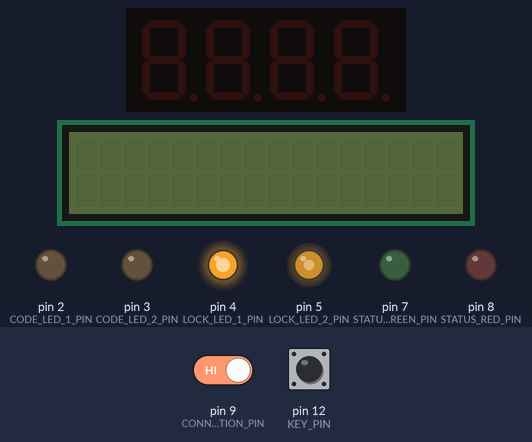
Simulated run of this sketch. Board: Arduino Mega 2560, built with avr-gcc and run on an emulated ATmega2560. On the bench: 4-digit seven-segment display, 16×2 character LCD, output pins drawn as LEDs (lit = HIGH). Dashed ring = blinking. The inputs (shaded band) are chosen by the test bench; at power-on: pin 12 (KEY_PIN) HIGH, pin 9 (CONNECTION_PIN) HIGH.

Above: at 1.3 s.
1.4 s: pin 12 (KEY_PIN) pulled LOW for 0.15 s
At 1.88 s:
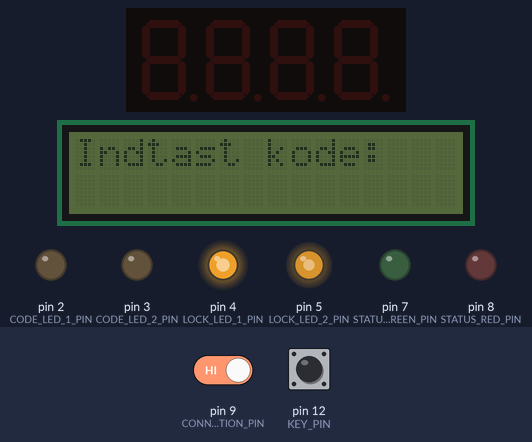
2.1 s: pin 12 (KEY_PIN) pulled LOW for 3.2 s
At 2.81 s:
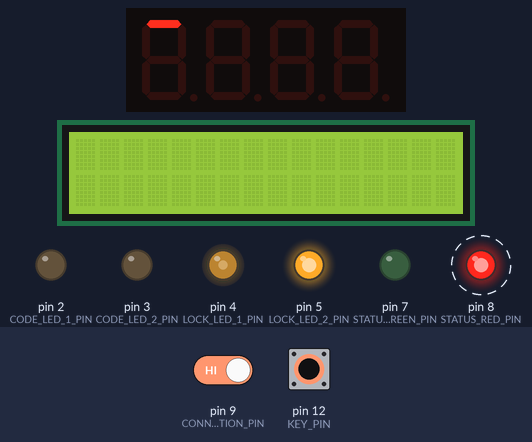
5.9 s: pin 12 (KEY_PIN) pulled LOW for 0.15 s
At 6.27 s:
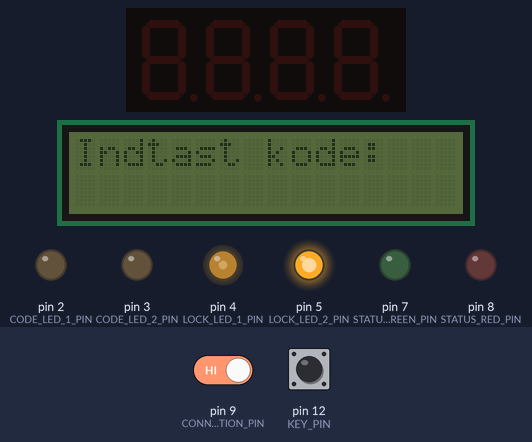
6.6 s: pin 12 (KEY_PIN) pulled LOW for 1 s
At 7.5 s:
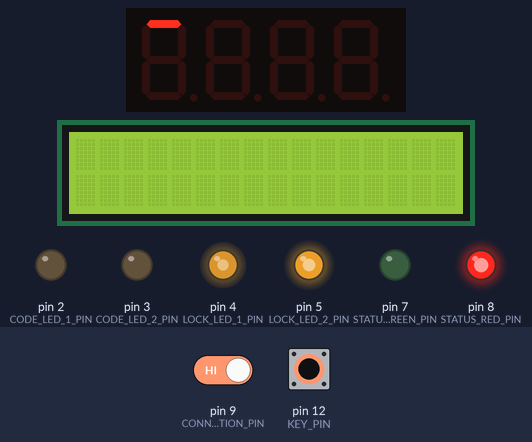
8.2 s: pin 9 (CONNECTION_PIN) driven LOW and pin 12 (KEY_PIN) driven LOW
At 9.63 s:
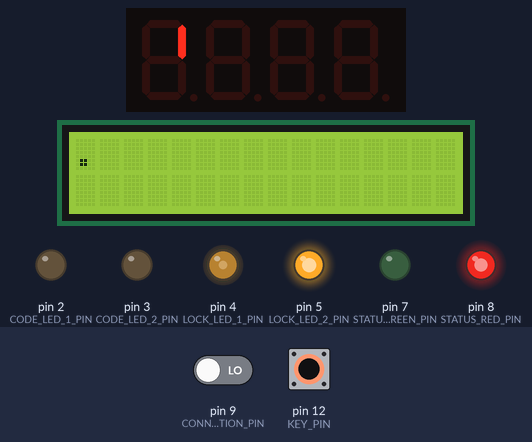
10.6 s: pin 9 (CONNECTION_PIN) driven HIGH
Timing chart, 0 to 22.6 s (numbered marks = the images above; inputs shaded):
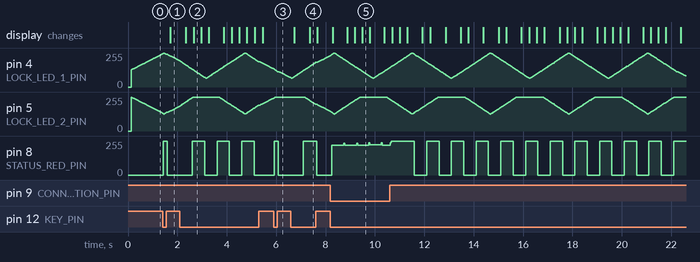

The sketch:

Messagefortress.ino
```cpp
/**
 * Message Fortress - Escaperoom Krypterings Device
 * Simpel .ino fil der kun initialiserer og kører hovedklassen
 */

#include "MessageFortress.h"

// Hovedsystem objekt
MessageFortress fortress;

void setup() {
    fortress.begin();
}

void loop() {
    fortress.update();
}
```

AccessControl.h
```cpp
#ifndef ACCESSCONTROL_H
#define ACCESSCONTROL_H

#include "DisplayManager.h"
#include "KeypadManager.h"
#include <Arduino.h>

/**
 * AccessControl klasse
 * Håndterer adgangskode funktionalitet før adgang til hovedsystem
 */
class AccessControl {
private:
    DisplayManager& display;
    KeypadManager& keypad;
    String currentInput;
    bool accessGranted;
    bool showingError;
    unsigned long errorStartTime;

public:
    AccessControl(DisplayManager& disp, KeypadManager& key);
    void begin();
    void handleInput(char key);
    void update();
    bool isAccessGranted();
    void showPrompt();
};

#endif
```

Box_Status.h
```cpp
#ifndef BOX_STATUS_H
#define BOX_STATUS_H

#include <Arduino.h>

class Box_Status {
public:
    enum State {
        NOT_CONNECTED,
        LOCKED,
        UNLOCKED
    };

    Box_Status(uint8_t redPin, uint8_t greenPin, uint8_t connPin);

    void begin();
    void setState(State newState);
    State getStatus() const;    // Ny funktion
    void update();
    void setLocked(bool locked);
    void setDisplayEnabled(bool enabled);

private:
    uint8_t _redPin;
    uint8_t _greenPin;
    uint8_t _connPin;

    State _currentState;
    State _lastKnownState;      // Husk sidste locked/unlocked tilstand
    unsigned long _lastBlinkTime;
    bool _redLedState;
    bool _displayEnabled;

    bool isConnected();
    void applyState();
};

#endif
```

CodeDisplay.h
```cpp
#ifndef CODE_DISPLAY_H
#define CODE_DISPLAY_H

#include <Arduino.h>
#include <TM1637Display.h>

class CodeDisplay {
public:
  enum DisplayState {
    OFF,      // Slukket - blanke segmenter, brightness 0
    STARTUP,  // Startup animation kører
    ON        // Tændt - viser koder
  };

private:
    int _btn1, _btn2, _btn3, _btn4, _btn5, _btn6, _btn7, _btn8;
    int _clk, _dio;
    TM1637Display _display;
    DisplayState _state;
    int _startupCount;
    unsigned long _lastStartupTime;

    int readInputs();
    int getCode();
    void updateStartup();
    void startStartup();

public:
    CodeDisplay(int btn1, int btn2, int btn3, int btn4, int btn5, int btn6, int btn7, int btn8, int clk, int dio);
    void begin();
    void update();
    void setState(DisplayState newState);
    DisplayState getState();
};

#endif
```

DisplayManager.h
```cpp
#ifndef DISPLAY_MANAGER_H
#define DISPLAY_MANAGER_H

#include <LiquidCrystal_I2C.h>
#include <Arduino.h>

class DisplayManager {
public:
  enum DisplayState {
    OFF,      // Slukket - ingen backlight
    STARTUP,  // Startup animation kører
    ON        // Tændt - normal drift
  };

private:
  LiquidCrystal_I2C lcd;
  DisplayState _state;
  int _startupCount;
  unsigned long _lastStartupTime;
public:
  DisplayManager();
  void begin();
  void showLines(String line1, String line2, int selectedIndex);
  void showQuestion(const String &question);
  void printInput(const String &input);
  void clearLastChar(int pos);
  void clear();
  void setState(DisplayState newState);
  DisplayState getState();
  void updateStartup();
};

#endif
```

FormManager.h
```cpp
#ifndef FORM_MANAGER_H
#define FORM_MANAGER_H

#include "DisplayManager.h"
#include "KeypadManager.h"
#include <Arduino.h>

class FormManager {
private:
  DisplayManager &display;
  KeypadManager &keypad;

  String lines[10];
  String questions[10];
  String correctAnswers[10];

  int selectedLine;
  int topLine;

  void editLine(int index);
public:
  FormManager(DisplayManager &disp, KeypadManager &keys);
  void show();
  void handleInput(char key);
  bool allCodesSolved();
};

#endif
```

LED.h
```cpp
#ifndef LED_H
#define LED_H

class LED {
private:
    int pin;
public:
    LED(int p);
    void setBrightness(int value);
};

#endif
```

LockSystem.h
```cpp
#ifndef LOCKSYSTEM_H
#define LOCKSYSTEM_H

#include "LED.h"
#include "Box_Status.h"
#include "CodeDisplay.h"

class FormManager;

class LockSystem {
private:
    LED codeLED1;
    LED codeLED2;
    LED lockLED1;
    LED lockLED2;
    Box_Status status;
    CodeDisplay display;
    bool locked;
    bool key_switch;
    bool connected;
    unsigned long lastUpdate;
    int fadeDelay;
    int brightness1;
    int brightness2;
    int fadeStep;
    int direction; // 1 = stigende, -1 = faldende
    int keyPin;
    FormManager* formManager;
public:
    LockSystem(int c1, int c2, int l1, int l2, int redPin, int greenPin,  int keyPin, int connPin, int btn1, int btn2, int btn3, int btn4, int btn5, int btn6, int btn7, int btn8, int clk, int dio);
    void setFormManager(FormManager* fm);
    void setLocked(bool state);
    void update();
    CodeDisplay& getCodeDisplay();
    bool isUnlocked();
    void setDisplayEnabled(bool enabled);
};

#endif
```

MessageFortress.h
```cpp
#ifndef MESSAGEFORTRESS_H
#define MESSAGEFORTRESS_H

#include "LockSystem.h"
#include "DisplayManager.h"
#include "KeypadManager.h"
#include "FormManager.h"
#include "AccessControl.h"

/**
 * MessageFortress hovedklasse
 * Indkapsler alle subsystemer og forenkler interface
 */
class MessageFortress {
private:
    DisplayManager display;
    KeypadManager keypad;
    FormManager form;
    AccessControl accessControl;
    LockSystem lockSys;
    bool isLocked;
    bool displayEnabled;
    int keyPin;

public:
    MessageFortress();
    void begin();
    void update();
    void updateDisplayState();
};

#endif
```

config.h
```cpp
#ifndef CONFIG_H
#define CONFIG_H

/**
 * CONFIG.H - Konfigurationsfil for Message Fortress
 *
 * Indeholder alle pin definitioner, timing konstanter og
 * system konfigurationer for escaperoom krypterings-devicen.
 */

// ===== PIN DEFINITIONER =====

// LED pins (PWM pins anbefales)
#define CODE_LED_1_PIN      2
#define CODE_LED_2_PIN      3
#define LOCK_LED_1_PIN      4
#define LOCK_LED_2_PIN      5

// Status LED pins
#define STATUS_RED_PIN      8
#define STATUS_GREEN_PIN    7
#define KEY_PIN             12
#define CONNECTION_PIN      9

// Button pins (8 knapper)
#define BUTTON_1_PIN        42
#define BUTTON_2_PIN        43
#define BUTTON_3_PIN        44
#define BUTTON_4_PIN        45
#define BUTTON_5_PIN        46
#define BUTTON_6_PIN        47
#define BUTTON_7_PIN        48
#define BUTTON_8_PIN        49

// Display pins (TM1637)
#define DISPLAY_CLK_PIN     10
#define DISPLAY_DIO_PIN     11

// ===== TIMING KONSTANTER =====
#define SWITCH_DELAY        5000    // Skift mellem låst/kode visning (ms)
#define FADE_DELAY          15      // LED fade hastighed (ms)
#define BLINK_INTERVAL      500     // Status LED blink interval (ms)

// ===== STARTUP ANIMATION TIMING =====
#define LCD_STARTUP_DELAY   750     // LCD startup animation interval (ms)
#define CODE_STARTUP_DELAY  500     // CodeDisplay startup animation interval (ms)

// ===== LED FADE INDSTILLINGER =====
#define BRIGHTNESS_MIN      64      // Minimum lysstyrke
#define BRIGHTNESS_MAX      255     // Maximum lysstyrke
#define FADE_STEP           2       // Fade step størrelse

// ===== DISPLAY INDSTILLINGER =====
#define DISPLAY_BRIGHTNESS  0x0f    // Display lysstyrke (0x00-0x0f)

// ===== ADGANGSKODE =====
#define ACCESS_CODE         "324373"  // Adgangskode til hovedsystem

#endif
```

KeypadManager.h
```cpp
#ifndef KEYPAD_MANAGER_H
#define KEYPAD_MANAGER_H

#include <Keypad.h>
#include <Arduino.h>

class KeypadManager {
private:
  static const byte ROWS = 4;
  static const byte COLS = 4;
  char keys[ROWS][COLS];
  byte colPins[COLS];
  byte rowPins[ROWS];
  Keypad keypad;
public:
  KeypadManager();
  char getKey();
};

#endif
```

Measured:
- after the input at 1.4 s, pin 8 (STATUS_RED_PIN): 0/255 → 255/255 at once, → 0/255 0.17 s later; the display: changes after 0.32 s (image 1)
- after the input at 2.1 s, pin 8 (STATUS_RED_PIN): alternates 255/255 for 0.50 s and 0/255 for 0.50 s, starting after 0.51 s; the display: first changes after 0.25 s (image 2 shows a later state)
- after the input at 5.9 s, pin 5 (LOCK_LED_2_PIN): goes on until 6.0 s, then stays 255/255; pin 8 (STATUS_RED_PIN): 0/255 → 255/255 at once, → 0/255 0.17 s later
- after the input at 6.6 s, pin 8 (STATUS_RED_PIN): 0/255 → 255/255 after 0.51 s, → 0/255 0.54 s later; the display: first changes after 0.14 s (image 4 shows a later state)
- after the input at 8.2 s, the display: first changes after 0.08 s (image 5 shows a later state)
